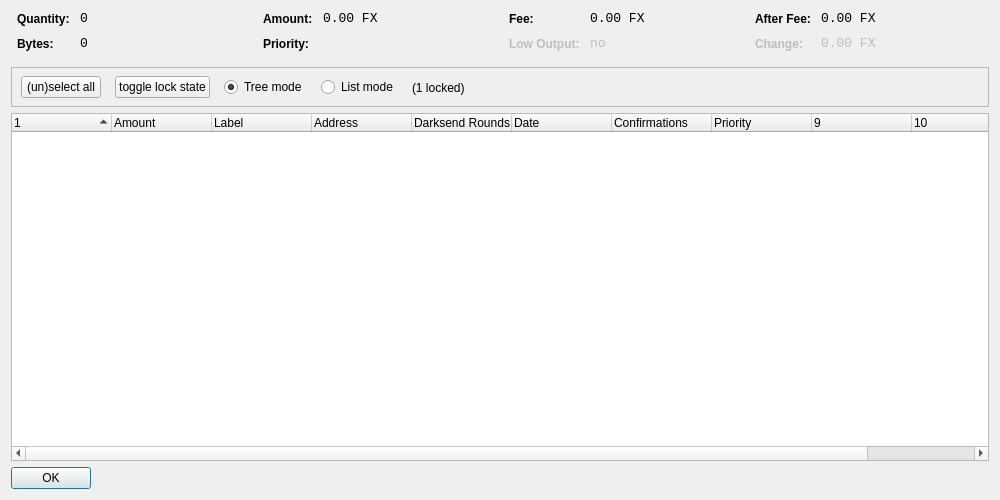
<?xml version="1.0" encoding="UTF-8"?>
<ui version="4.0">
 <class>CoinControlDialog</class>
 <widget class="QDialog" name="CoinControlDialog">
  <property name="geometry">
   <rect>
    <x>0</x>
    <y>0</y>
    <width>1000</width>
    <height>500</height>
   </rect>
  </property>
  <property name="windowTitle">
   <string>Coin Control</string>
  </property>
  <layout class="QVBoxLayout" name="verticalLayout">
   <item>
    <layout class="QHBoxLayout" name="horizontalLayoutTop" stretch="0,0,0,0">
     <property name="topMargin">
      <number>0</number>
     </property>
     <property name="bottomMargin">
      <number>10</number>
     </property>
     <item>
      <layout class="QFormLayout" name="formLayoutCoinControl1">
       <property name="horizontalSpacing">
        <number>10</number>
       </property>
       <property name="verticalSpacing">
        <number>10</number>
       </property>
       <property name="leftMargin">
        <number>6</number>
       </property>
       <property name="rightMargin">
        <number>6</number>
       </property>
       <item row="0" column="0">
        <widget class="QLabel" name="labelCoinControlQuantityText">
         <property name="styleSheet">
          <string notr="true">font-weight:bold;</string>
         </property>
         <property name="text">
          <string>Quantity:</string>
         </property>
        </widget>
       </item>
       <item row="0" column="1">
        <widget class="QLabel" name="labelCoinControlQuantity">
         <property name="font">
          <font>
           <family>Monospace</family>
           <pointsize>10</pointsize>
          </font>
         </property>
         <property name="cursor">
          <cursorShape>IBeamCursor</cursorShape>
         </property>
         <property name="contextMenuPolicy">
          <enum>Qt::ActionsContextMenu</enum>
         </property>
         <property name="text">
          <string notr="true">0</string>
         </property>
         <property name="textInteractionFlags">
          <set>Qt::LinksAccessibleByMouse|Qt::TextSelectableByKeyboard|Qt::TextSelectableByMouse</set>
         </property>
        </widget>
       </item>
       <item row="1" column="0">
        <widget class="QLabel" name="labelCoinControlBytesText">
         <property name="styleSheet">
          <string notr="true">font-weight:bold;</string>
         </property>
         <property name="text">
          <string>Bytes:</string>
         </property>
        </widget>
       </item>
       <item row="1" column="1">
        <widget class="QLabel" name="labelCoinControlBytes">
         <property name="font">
          <font>
           <family>Monospace</family>
           <pointsize>10</pointsize>
          </font>
         </property>
         <property name="cursor">
          <cursorShape>IBeamCursor</cursorShape>
         </property>
         <property name="contextMenuPolicy">
          <enum>Qt::ActionsContextMenu</enum>
         </property>
         <property name="text">
          <string notr="true">0</string>
         </property>
         <property name="textInteractionFlags">
          <set>Qt::LinksAccessibleByMouse|Qt::TextSelectableByKeyboard|Qt::TextSelectableByMouse</set>
         </property>
        </widget>
       </item>
      </layout>
     </item>
     <item>
      <layout class="QFormLayout" name="formLayoutCoinControl2">
       <property name="horizontalSpacing">
        <number>10</number>
       </property>
       <property name="verticalSpacing">
        <number>10</number>
       </property>
       <property name="leftMargin">
        <number>6</number>
       </property>
       <property name="rightMargin">
        <number>6</number>
       </property>
       <item row="0" column="0">
        <widget class="QLabel" name="labelCoinControlAmountText">
         <property name="styleSheet">
          <string notr="true">font-weight:bold;</string>
         </property>
         <property name="text">
          <string>Amount:</string>
         </property>
        </widget>
       </item>
       <item row="0" column="1">
        <widget class="QLabel" name="labelCoinControlAmount">
         <property name="font">
          <font>
           <family>Monospace</family>
           <pointsize>10</pointsize>
          </font>
         </property>
         <property name="cursor">
          <cursorShape>IBeamCursor</cursorShape>
         </property>
         <property name="contextMenuPolicy">
          <enum>Qt::ActionsContextMenu</enum>
         </property>
         <property name="text">
          <string notr="true">0.00 FX</string>
         </property>
         <property name="textInteractionFlags">
          <set>Qt::LinksAccessibleByMouse|Qt::TextSelectableByKeyboard|Qt::TextSelectableByMouse</set>
         </property>
        </widget>
       </item>
       <item row="1" column="0">
        <widget class="QLabel" name="labelCoinControlPriorityText">
         <property name="styleSheet">
          <string notr="true">font-weight:bold;</string>
         </property>
         <property name="text">
          <string>Priority:</string>
         </property>
        </widget>
       </item>
       <item row="1" column="1">
        <widget class="QLabel" name="labelCoinControlPriority">
         <property name="font">
          <font>
           <family>Monospace</family>
           <pointsize>10</pointsize>
          </font>
         </property>
         <property name="cursor">
          <cursorShape>IBeamCursor</cursorShape>
         </property>
         <property name="contextMenuPolicy">
          <enum>Qt::ActionsContextMenu</enum>
         </property>
         <property name="text">
          <string/>
         </property>
         <property name="textInteractionFlags">
          <set>Qt::LinksAccessibleByMouse|Qt::TextSelectableByKeyboard|Qt::TextSelectableByMouse</set>
         </property>
        </widget>
       </item>
      </layout>
     </item>
     <item>
      <layout class="QFormLayout" name="formLayoutCoinControl3">
       <property name="horizontalSpacing">
        <number>10</number>
       </property>
       <property name="verticalSpacing">
        <number>10</number>
       </property>
       <property name="leftMargin">
        <number>6</number>
       </property>
       <property name="rightMargin">
        <number>6</number>
       </property>
       <item row="0" column="0">
        <widget class="QLabel" name="labelCoinControlFeeText">
         <property name="styleSheet">
          <string notr="true">font-weight:bold;</string>
         </property>
         <property name="text">
          <string>Fee:</string>
         </property>
        </widget>
       </item>
       <item row="0" column="1">
        <widget class="QLabel" name="labelCoinControlFee">
         <property name="font">
          <font>
           <family>Monospace</family>
           <pointsize>10</pointsize>
          </font>
         </property>
         <property name="cursor">
          <cursorShape>IBeamCursor</cursorShape>
         </property>
         <property name="contextMenuPolicy">
          <enum>Qt::ActionsContextMenu</enum>
         </property>
         <property name="text">
          <string notr="true">0.00 FX</string>
         </property>
         <property name="textInteractionFlags">
          <set>Qt::LinksAccessibleByMouse|Qt::TextSelectableByKeyboard|Qt::TextSelectableByMouse</set>
         </property>
        </widget>
       </item>
       <item row="1" column="0">
        <widget class="QLabel" name="labelCoinControlLowOutputText">
         <property name="enabled">
          <bool>false</bool>
         </property>
         <property name="styleSheet">
          <string notr="true">font-weight:bold;</string>
         </property>
         <property name="text">
          <string>Low Output:</string>
         </property>
        </widget>
       </item>
       <item row="1" column="1">
        <widget class="QLabel" name="labelCoinControlLowOutput">
         <property name="enabled">
          <bool>false</bool>
         </property>
         <property name="font">
          <font>
           <family>Monospace</family>
           <pointsize>10</pointsize>
          </font>
         </property>
         <property name="cursor">
          <cursorShape>IBeamCursor</cursorShape>
         </property>
         <property name="contextMenuPolicy">
          <enum>Qt::ActionsContextMenu</enum>
         </property>
         <property name="text">
          <string notr="true">no</string>
         </property>
         <property name="textInteractionFlags">
          <set>Qt::LinksAccessibleByMouse|Qt::TextSelectableByKeyboard|Qt::TextSelectableByMouse</set>
         </property>
        </widget>
       </item>
      </layout>
     </item>
     <item>
      <layout class="QFormLayout" name="formLayoutCoinControl4">
       <property name="horizontalSpacing">
        <number>10</number>
       </property>
       <property name="verticalSpacing">
        <number>10</number>
       </property>
       <property name="leftMargin">
        <number>6</number>
       </property>
       <property name="rightMargin">
        <number>6</number>
       </property>
       <item row="0" column="0">
        <widget class="QLabel" name="labelCoinControlAfterFeeText">
         <property name="styleSheet">
          <string notr="true">font-weight:bold;</string>
         </property>
         <property name="text">
          <string>After Fee:</string>
         </property>
        </widget>
       </item>
       <item row="0" column="1">
        <widget class="QLabel" name="labelCoinControlAfterFee">
         <property name="font">
          <font>
           <family>Monospace</family>
           <pointsize>10</pointsize>
          </font>
         </property>
         <property name="cursor">
          <cursorShape>IBeamCursor</cursorShape>
         </property>
         <property name="contextMenuPolicy">
          <enum>Qt::ActionsContextMenu</enum>
         </property>
         <property name="text">
          <string notr="true">0.00 FX</string>
         </property>
         <property name="textInteractionFlags">
          <set>Qt::LinksAccessibleByMouse|Qt::TextSelectableByKeyboard|Qt::TextSelectableByMouse</set>
         </property>
        </widget>
       </item>
       <item row="1" column="0">
        <widget class="QLabel" name="labelCoinControlChangeText">
         <property name="enabled">
          <bool>false</bool>
         </property>
         <property name="styleSheet">
          <string notr="true">font-weight:bold;</string>
         </property>
         <property name="text">
          <string>Change:</string>
         </property>
        </widget>
       </item>
       <item row="1" column="1">
        <widget class="QLabel" name="labelCoinControlChange">
         <property name="enabled">
          <bool>false</bool>
         </property>
         <property name="font">
          <font>
           <family>Monospace</family>
           <pointsize>10</pointsize>
          </font>
         </property>
         <property name="cursor">
          <cursorShape>IBeamCursor</cursorShape>
         </property>
         <property name="contextMenuPolicy">
          <enum>Qt::ActionsContextMenu</enum>
         </property>
         <property name="text">
          <string notr="true">0.00 FX</string>
         </property>
         <property name="textInteractionFlags">
          <set>Qt::LinksAccessibleByMouse|Qt::TextSelectableByKeyboard|Qt::TextSelectableByMouse</set>
         </property>
        </widget>
       </item>
      </layout>
     </item>
    </layout>
   </item>
   <item>
    <widget class="QFrame" name="frame">
     <property name="minimumSize">
      <size>
       <width>0</width>
       <height>40</height>
      </size>
     </property>
     <property name="frameShape">
      <enum>QFrame::StyledPanel</enum>
     </property>
     <property name="frameShadow">
      <enum>QFrame::Sunken</enum>
     </property>
     <widget class="QWidget" name="horizontalLayoutWidget">
      <property name="geometry">
       <rect>
        <x>10</x>
        <y>0</y>
        <width>781</width>
        <height>41</height>
       </rect>
      </property>
      <layout class="QHBoxLayout" name="horizontalLayoutPanel" stretch="0,0,0,0,0">
       <property name="spacing">
        <number>14</number>
       </property>
       <item>
        <widget class="QPushButton" name="pushButtonSelectAll">
         <property name="sizePolicy">
          <sizepolicy hsizetype="Maximum" vsizetype="Fixed">
           <horstretch>0</horstretch>
           <verstretch>0</verstretch>
          </sizepolicy>
         </property>
         <property name="text">
          <string>(un)select all</string>
         </property>
        </widget>
       </item>
        <item>
         <widget class="QPushButton" name="pushButtonToggleLock">
          <property name="sizePolicy">
           <sizepolicy hsizetype="Maximum" vsizetype="Fixed">
            <horstretch>0</horstretch>
            <verstretch>0</verstretch>
           </sizepolicy>
          </property>
          <property name="text">
           <string>toggle lock state</string>
          </property>
          <property name="autoDefault">
           <bool>false</bool>
          </property>
         </widget>
        </item>
       <item>
        <widget class="QRadioButton" name="radioTreeMode">
         <property name="sizePolicy">
          <sizepolicy hsizetype="Maximum" vsizetype="Fixed">
           <horstretch>0</horstretch>
           <verstretch>0</verstretch>
          </sizepolicy>
         </property>
         <property name="text">
          <string>Tree mode</string>
         </property>
         <property name="checked">
          <bool>true</bool>
         </property>
        </widget>
       </item>
       <item>
        <widget class="QRadioButton" name="radioListMode">
         <property name="sizePolicy">
          <sizepolicy hsizetype="Maximum" vsizetype="Fixed">
           <horstretch>0</horstretch>
           <verstretch>0</verstretch>
          </sizepolicy>
         </property>
         <property name="text">
          <string>List mode</string>
         </property>
        </widget>
       </item>
        <item>
         <widget class="QLabel" name="labelLocked">
          <property name="text">
           <string>(1 locked)</string>
          </property>
         </widget>
        </item>
       <item>
        <spacer name="horizontalSpacer">
         <property name="orientation">
          <enum>Qt::Horizontal</enum>
         </property>
         <property name="sizeHint" stdset="0">
          <size>
           <width>40</width>
           <height>20</height>
          </size>
         </property>
        </spacer>
       </item>
      </layout>
     </widget>
    </widget>
   </item>
   <item>
    <widget class="CoinControlTreeWidget" name="treeWidget">
     <property name="contextMenuPolicy">
      <enum>Qt::CustomContextMenu</enum>
     </property>
     <property name="sortingEnabled">
      <bool>false</bool>
     </property>
     <property name="columnCount">
      <number>11</number>
     </property>
     <attribute name="headerShowSortIndicator" stdset="0">
      <bool>true</bool>
     </attribute>
     <attribute name="headerStretchLastSection">
      <bool>false</bool>
     </attribute>
     <column>
      <property name="text">
       <string/>
      </property>
     </column>
     <column>
      <property name="text">
       <string>Amount</string>
      </property>
     </column>
     <column>
      <property name="text">
       <string>Label</string>
      </property>
     </column>
     <column>
      <property name="text">
       <string>Address</string>
      </property>
     </column>
     <column>
      <property name="text">
       <string>Darksend Rounds</string>
      </property>
    </column>
     <column>
      <property name="text">
       <string>Date</string>
      </property>
     </column>
     <column>
      <property name="text">
       <string>Confirmations</string>
      </property>
      <property name="toolTip">
       <string>Confirmed</string>
      </property>
     </column>
     <column>
      <property name="text">
       <string>Priority</string>
      </property>
     </column>
     <column>
      <property name="text">
       <string/>
      </property>
     </column>
     <column>
      <property name="text">
       <string/>
      </property>
     </column>
     <column>
      <property name="text">
       <string/>
      </property>
     </column>
     <column>
      <property name="text">
       <string/>
      </property>
     </column>
    </widget>
   </item>
   <item>
    <widget class="QDialogButtonBox" name="buttonBox">
     <property name="sizePolicy">
      <sizepolicy hsizetype="Maximum" vsizetype="Fixed">
       <horstretch>0</horstretch>
       <verstretch>0</verstretch>
      </sizepolicy>
     </property>
     <property name="orientation">
      <enum>Qt::Horizontal</enum>
     </property>
     <property name="standardButtons">
      <set>QDialogButtonBox::Ok</set>
     </property>
    </widget>
   </item>
  </layout>
 </widget>
 <customwidgets>
  <customwidget>
   <class>CoinControlTreeWidget</class>
   <extends>QTreeWidget</extends>
   <header>coincontroltreewidget.h</header>
  </customwidget>
 </customwidgets>
 <resources/>
 <connections/>
</ui>
